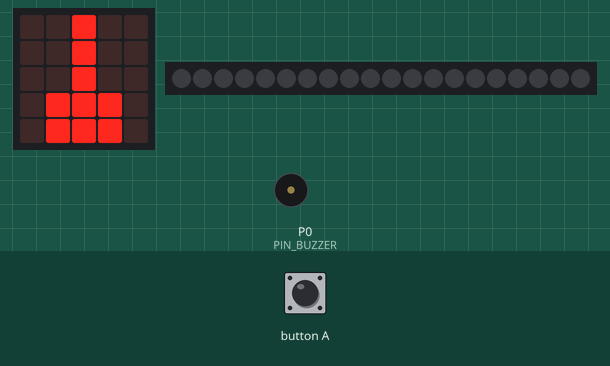
The program below on a simulated BBC micro:bit running MicroPython. Shown: the board's 5×5 LED display, 20 RGB LEDs in strip order, left to right, buzzer (waves = sounding). The inputs (shaded band) are chosen by the test bench. Dim RGB values are drawn brighter than linear; random numbers come from a fixed seed.

Above: at 1.2 s.
1.3 s: button A pressed for 3.2 s
At 2.45 s:
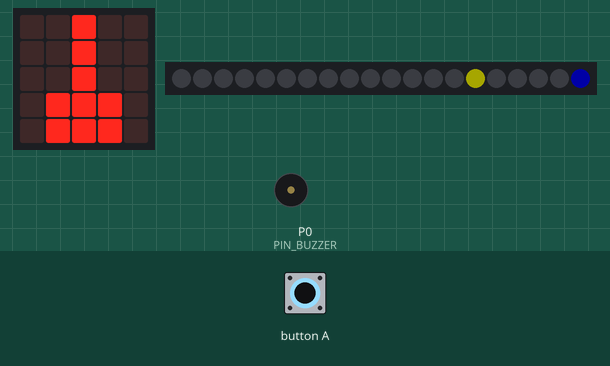
6.0 s: button A pressed for 3.2 s
At 10.6 s:
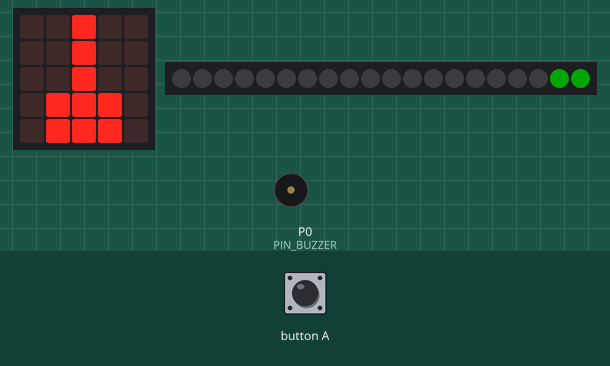
12.2 s: button A pressed for 0.15 s
At 12.35 s:
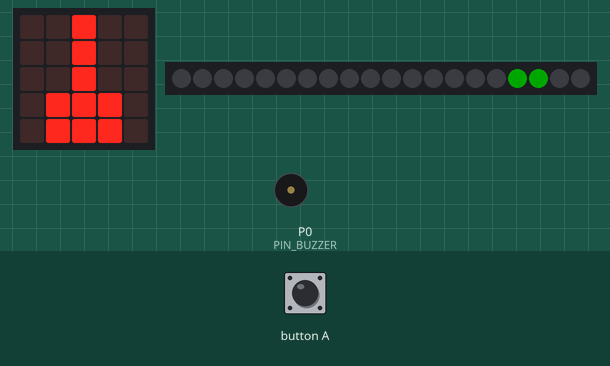
12.9 s: button A pressed for 3.2 s
At 19.0 s:
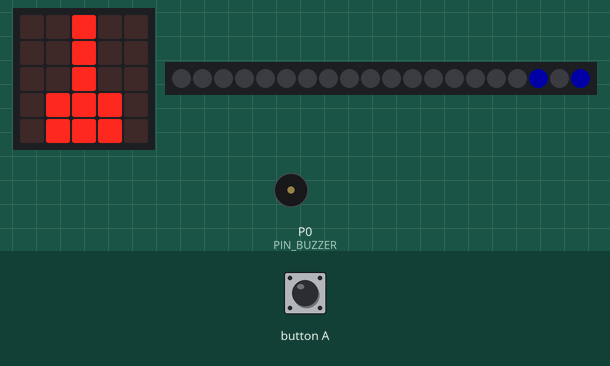
19.7 s: button A pressed for 1 s
At 21.7 s:
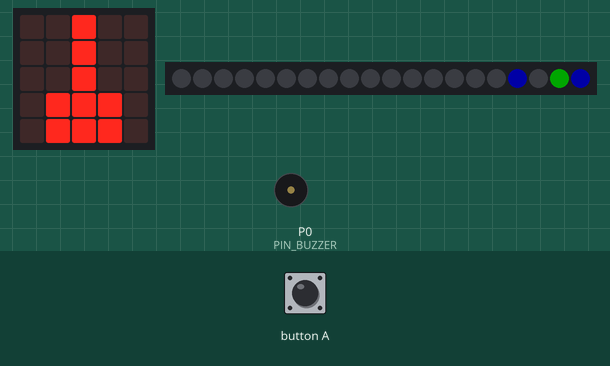
22.2 s: button A pressed for 3.2 s
At 22.38 s:
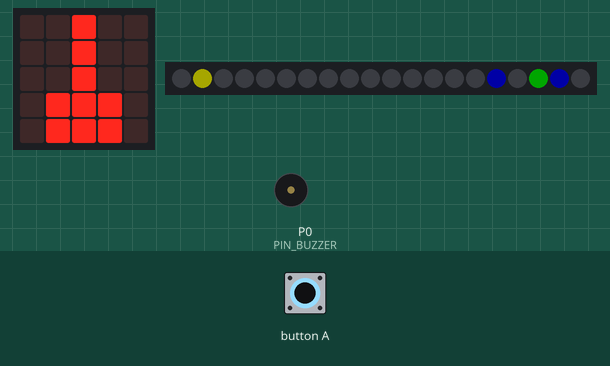
Timing chart, 0 to 26.8 s (numbered marks = the images above; inputs shaded):
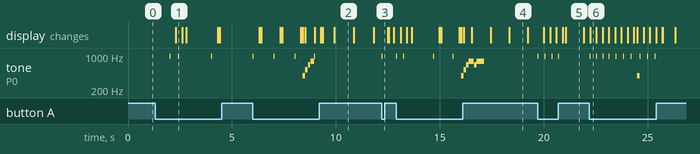

The program:

microbit_np_game_v7.py
```python
# microbit-game.py (最終修訂版)
# 程式平台: https://python.microbit.org/v/3
# 執行前請確認已安裝 microbit 上的 neopixel 函式庫

from microbit import *
import neopixel
import random
import music # 增加匯入 music 函式庫以使用內建 Buzzer

# --- NeoPixel 亮度因子 (最大亮度為 40/255) ---
BRIGHTNESS_FACTOR = 40

# -----------------------------------------------------------------------------
# 參數設定
# -----------------------------------------------------------------------------
PIN_NEOPIXEL = pin1
PIN_BUZZER = pin0

NUM_PIXELS = 20
BULLET_SPEED = 20
START_INTERVAL = 1000
# *** 速度上限調整為 500ms ***
MIN_INTERVAL = 500
SPEED_INCREMENT = 50
KILLS_PER_LEVEL = 5

# 定義顏色 (R, G, B) - 亮度已調整為 BRIGHTNESS_FACTOR (40)
# 為了保持顏色比例，只用 40/255 進行縮放
GAMEOVER_COLOR = (BRIGHTNESS_FACTOR, 0, 0) # 紅色
# 敵人 1 生命: 綠色
COLOR_HP1      = (0, BRIGHTNESS_FACTOR, 0)
# 敵人 2 生命: 藍色
COLOR_HP2      = (0, 0, BRIGHTNESS_FACTOR)
# 子彈顏色: 黃色
BULLET_COLOR   = (BRIGHTNESS_FACTOR, BRIGHTNESS_FACTOR, 0)

# -----------------------------------------------------------------------------
# 狀態變數
# -----------------------------------------------------------------------------
# 初始化 NeoPixel
np = neopixel.NeoPixel(PIN_NEOPIXEL, NUM_PIXELS)

# 遊戲狀態
pixel_hp = [0] * NUM_PIXELS
last_move_time = 0
is_game_over = False

# 子彈狀態
bullet_pos = -1
target_index = -1
last_bullet_move_time = 0

# 難度追蹤
kill_count = 0
current_interval = START_INTERVAL
current_level = 0


# -----------------------------------------------------------------------------
# 難度計算函數 (已加入速度上限和升級音效)
# -----------------------------------------------------------------------------
def update_difficulty():
    global current_level, current_interval, kill_count

    new_level = kill_count // KILLS_PER_LEVEL

    if new_level > current_level:
        current_level = new_level

        # 播放升級音效
        music.play(music.POWER_UP, wait=False)
        sleep(100) # 讓音樂播放一下

        time_reduction = current_level * SPEED_INCREMENT
        current_interval = START_INTERVAL - time_reduction

        # 速度上限檢查 (已調整為 MIN_INTERVAL = 500)
        if current_interval < MIN_INTERVAL:
            current_interval = MIN_INTERVAL

        # 升級時在 Micro:bit 矩陣上顯示等級
        #display.scroll("LV" + str(current_level) + " SPD" + str(current_interval))


# -----------------------------------------------------------------------------
# 處理燈光移動和生成 (不變)
# -----------------------------------------------------------------------------
def handle_light_movement():
    global is_game_over, pixel_hp

    # A. 檢查遊戲結束條件 (Index 0 的燈是否亮著)
    if pixel_hp[0] > 0:
        is_game_over = True
        return

    # B. 燈光移動 (i -> i-1)
    for i in range(1, NUM_PIXELS):
        pixel_hp[i - 1] = pixel_hp[i]

    # C. 隨機生成新燈 (在 Index 19)
    # 敵人只有 1 生命 (綠色, HP=1) 或 2 生命 (藍色, HP=2)
    random_hp = random.randint(0, 2)
    pixel_hp[NUM_PIXELS - 1] = random_hp


# -----------------------------------------------------------------------------
# 處理子彈射擊 (射擊音效不變)
# -----------------------------------------------------------------------------
def handle_shooting():
    global bullet_pos, target_index, last_bullet_move_time

    # 射擊條件: 子彈不在飛行中 且 按鈕 A 被按下
    if bullet_pos == -1 and button_a.is_pressed():

        found_target = -1
        # 尋找最接近玩家的敵人 (最低的 index)
        for i in range(NUM_PIXELS):
            if pixel_hp[i] > 0:
                found_target = i
                break

        if found_target != -1:
            # 找到目標, 開始射擊
            target_index = found_target
            bullet_pos = 0
            last_bullet_move_time = running_time()

            # 發出「及」一聲
            music.play(music.BA_DING, wait=False)
            sleep(10) # 保持極短的延遲以模擬快速的「及」聲
            music.stop()


# -----------------------------------------------------------------------------
# 處理子彈移動與命中 (不變)
# -----------------------------------------------------------------------------
def handle_bullet_movement():
    global bullet_pos, target_index, last_bullet_move_time, kill_count, pixel_hp

    if bullet_pos == -1:
        return

    if running_time() - last_bullet_move_time >= BULLET_SPEED:

        bullet_pos += 1
        last_bullet_move_time = running_time()

        if bullet_pos >= target_index:

            if pixel_hp[target_index] > 0:
                pixel_hp[target_index] -= 1

                if pixel_hp[target_index] == 0:
                    kill_count += 1
                    update_difficulty()

            bullet_pos = -1
            target_index = -1


# -----------------------------------------------------------------------------
# 繪製燈條 (顏色定義已在參數設定區調整為低亮度)
# -----------------------------------------------------------------------------
def draw_lights():
    # 1. 繪製背景 (燈光目標)
    for i in range(NUM_PIXELS):
        color_to_set = (0, 0, 0)

        hp = pixel_hp[i]
        if hp == 2:
            color_to_set = COLOR_HP2
        elif hp == 1:
            color_to_set = COLOR_HP1

        np[i] = color_to_set

    # 2. 覆蓋繪製子彈 (顏色已設定為低亮度黃色)
    if bullet_pos != -1 and bullet_pos < NUM_PIXELS:
        np[bullet_pos] = BULLET_COLOR

    np.show()

# -----------------------------------------------------------------------------
# 遊戲結束序列 (不變)
# -----------------------------------------------------------------------------
def game_over_sequence():
    display.show(Image.SAD)

    for i in range(NUM_PIXELS):
        np[i] = GAMEOVER_COLOR
        np.show()
        sleep(50)

    sleep(100)

    while True:
        np.clear()
        np.show()
        sleep(300)
        for i in range(NUM_PIXELS):
            np[i] = GAMEOVER_COLOR
        np.show()
        sleep(300)
        if button_a.is_pressed(): # 使用按鈕 A 重啟
            break

# -----------------------------------------------------------------------------
# 主迴圈
# -----------------------------------------------------------------------------
# 遊戲開始圖案 (不變)
display.show(Image('00900:'
                   '00900:'
                   '00900:'
                   '09990:'
                   '09990'))

while True:
    if is_game_over:
        game_over_sequence()
        # 重設遊戲狀態以便重新開始
        pixel_hp = [0] * NUM_PIXELS
        last_move_time = 0
        is_game_over = False
        bullet_pos = -1
        target_index = -1
        kill_count = 0
        current_level = 0
        current_interval = START_INTERVAL
        display.show(Image.HAPPY) # 重新開始顯示笑臉
        sleep(500)
        continue

    current_time = running_time()

    # 1. 處理燈光移動和生成
    if current_time - last_move_time >= current_interval:
        handle_light_movement()
        last_move_time = current_time

    # 2. 處理子彈射擊 (使用 Button A)
    handle_shooting()

    # 3. 處理子彈的移動
    handle_bullet_movement()

    # 4. 繪製燈條
    draw_lights()

    sleep(1)
```

Measured:
- after the input at 1.3 s, tone on P0 (PIN_BUZZER): goes 988 Hz 0.01 s, silent 0.39 s, 988 Hz 0.01 s, silent 1.6 s, 988 Hz 0.01 s, then silent, starting after 0.71 s
- after the input at 6.0 s, tone on P0 (PIN_BUZZER): plays 988 Hz for 0.01 s, 988 Hz for 0.01 s, 988 Hz for 0.01 s, 392 Hz for 0.12 s, 523 Hz for 0.12 s, 659 Hz for 0.12 s … (8 notes in this stretch), starting at once
- after the input at 12.2 s, tone on P0 (PIN_BUZZER): silent → 988 Hz at once, → silent 0.01 s later
- after the input at 12.9 s, tone on P0 (PIN_BUZZER): plays 988 Hz for 0.01 s, 988 Hz for 0.01 s, 988 Hz for 0.01 s, 988 Hz for 0.01 s, 392 Hz for 0.12 s, 523 Hz for 0.12 s … (10 notes in this stretch), starting at once
- after the input at 19.7 s, tone on P0 (PIN_BUZZER): alternates 988 Hz for 0.01 s and silent for 0.33 s, 8 changes in all, then stays silent, starting at once
- after the input at 22.2 s, tone on P0 (PIN_BUZZER): plays 988 Hz for 0.01 s, 988 Hz for 0.01 s, 988 Hz for 0.01 s, 988 Hz for 0.01 s, 988 Hz for 0.01 s, 988 Hz for 0.01 s … (11 notes in this stretch), starting at once
- what the display in image 2 shows lasts 1.0 s, from 9.9 s to 10.9 s
